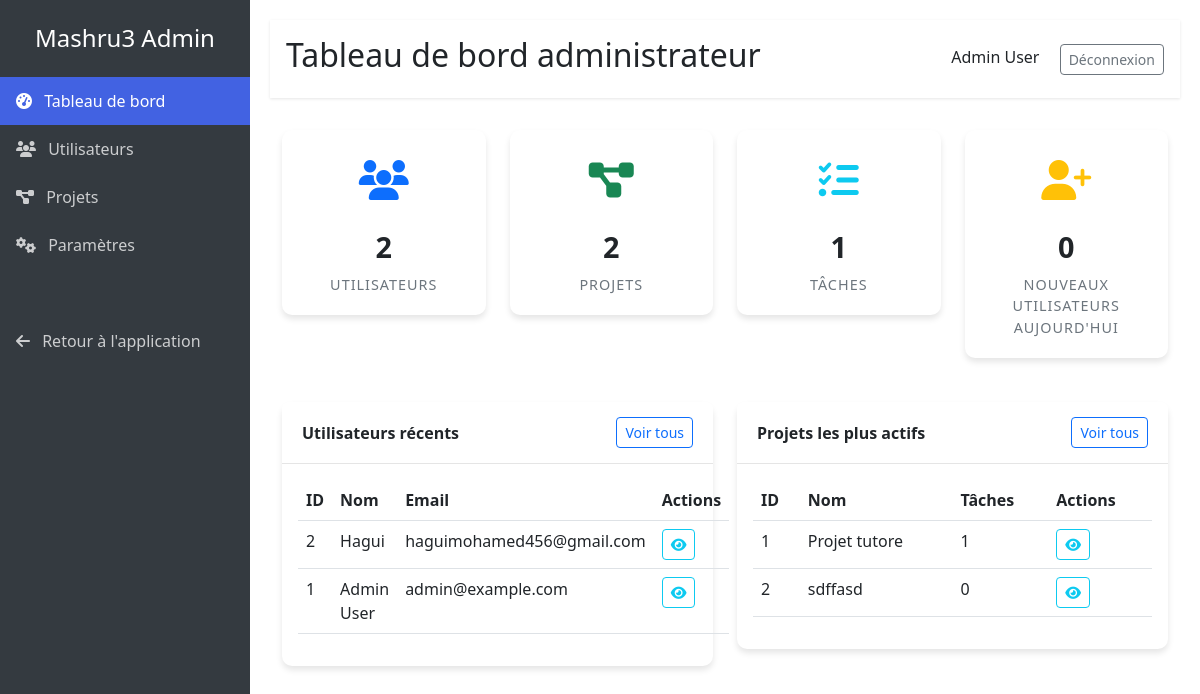
The page /admin (signed in) on the database its author committed.
### app.py (models this page shows)
class User(db.Model):
    user_id = db.Column(db.Integer, primary_key=True)
    name = db.Column(db.String(255), nullable=False)
    image = db.Column(db.String(255))
    password = db.Column(db.String(255), nullable=False)
    email = db.Column(db.String(255), unique=True, nullable=False)
    is_admin = db.Column(db.Boolean, default=False)
    created_at = db.Column(db.DATE, server_default=db.func.current_date())  # Add created_at field

class Project(db.Model):
    project_id = db.Column(db.Integer, primary_key=True)
    name = db.Column(db.String(255), nullable=False)
    description = db.Column(db.Text)
    image = db.Column(db.String(255))
    start_date = db.Column(db.DATE, nullable=True)
    end_date = db.Column(db.DATE, nullable=True)
    finished_date = db.Column(db.DATE, nullable=True)
    created_at = db.Column(db.DATE, server_default=db.func.current_date())

### app.py (the view)
@app.route('/admin')
def admin_dashboard():
    if 'user_id' not in session:
        return redirect(url_for('connexion'))
    user = db.session.get(User, session['user_id'])
    if not user or not user.is_admin:
        return redirect(url_for('dashboard'))
    total_users = User.query.count()
    total_projects = Project.query.count()
    total_tasks = Task.query.count()
    try:
        new_users_today = User.query.filter(User.created_at >= date.today()).count()
    except:
        new_users_today = 0  # Fallback if created_at isn't available on some users
    recent_users = User.query.order_by(User.user_id.desc()).limit(5).all()
    project_stats = db.session.query(
        Project.project_id,
        Project.name,
        db.func.count(Task.task_id).label('task_count')
    ).join(Task, Task.project_id == Project.project_id, isouter=True).group_by(
        Project.project_id, Project.name
    ).order_by(db.desc('task_count')).limit(5).all()
    return render_template(
        'admin/dashboard.html',
        total_users=total_users,
        total_projects=total_projects,
        total_tasks=total_tasks,
        new_users_today=new_users_today,
        recent_users=recent_users,
        project_stats=project_stats
    )

### app.py (called while the page is built)
@app.context_processor
def inject_quote():
    return {'quote': random.choice(COLLABORATION_QUOTES) if 'COLLABORATION_QUOTES' in globals() else None}

@app.context_processor
def inject_user_data():
    if 'user_id' in session:
        user = db.session.get(User, session['user_id'])
        if user:
            return {
                'user_first_name': user.name,
                'user_image': user.image,
                'is_admin': user.is_admin  # Add admin status here
            }
    return {'user_first_name': None, 'user_image': None, 'is_admin': False}

@app.context_processor
def inject_notifications_data():
    if 'user_id' in session:
        unread_count = Notification.query.filter_by(
            recipient_id=session['user_id'],
            is_read=False
        ).count()
        return {'notification_count': unread_count}
    return {'notification_count': 0}

### templates/admin/dashboard.html (shortened to what this page needs)
{% extends 'admin/base.html' %}
{% block page_title %}Tableau de bord administrateur{% endblock %}
{% block content %}
<div class="container-fluid">
    <div class="row mb-4">
        <div class="col-md-3">
            <div class="stat-card text-center">
                <div class="stat-icon text-primary">
                    <i class="fas fa-users"></i>
                </div>
                <div class="stat-number">{{ total_users }}</div>
                <div class="stat-title">Utilisateurs</div>
            </div>
        </div>
        <div class="col-md-3">
            <div class="stat-card text-center">
                <div class="stat-icon text-success">
                    <i class="fas fa-project-diagram"></i>
                </div>
                <div class="stat-number">{{ total_projects }}</div>
                <div class="stat-title">Projets</div>
            </div>
        </div>
        <div class="col-md-3">
            <div class="stat-card text-center">
                <div class="stat-icon text-info">
                    <i class="fas fa-tasks"></i>
                </div>
                <div class="stat-number">{{ total_tasks }}</div>
                <div class="stat-title">Tâches</div>
            </div>
        </div>
        <div class="col-md-3">
            <div class="stat-card text-center">
                <div class="stat-icon text-warning">
                    <i class="fas fa-user-plus"></i>
                </div>
                <div class="stat-number">{{ new_users_today }}</div>
                <div class="stat-title">Nouveaux utilisateurs aujourd'hui</div>
            </div>
        </div>
    </div>
    <div class="row">
        <div class="col-md-6">
            <div class="card">
                <div class="card-header d-flex justify-content-between align-items-center">
                    <span>Utilisateurs récents</span>
                    <a href="{{ url_for('admin_users') }}" class="btn btn-sm btn-outline-primary">Voir tous</a>
                </div>
                <div class="card-body">
                    <table class="table table-hover">
                        <thead>
                            <tr>
                                <th>ID</th>
                                <th>Nom</th>
                                <th>Email</th>
                                <th>Actions</th>
                            </tr>
                        </thead>
                        <tbody>
                            {% for user in recent_users %}
                            <tr>
                                <td>{{ user.user_id }}</td>
                                <td>{{ user.name }}</td>
                                <td>{{ user.email }}</td>
                                <td>
                                    <a href="{{ url_for('admin_user_details', user_id=user.user_id) }}" class="btn btn-sm btn-outline-info">
                                        <i class="fas fa-eye"></i>
                                    </a>
                                </td>
                            </tr>
                            {% else %}
                            <tr>
                                <td colspan="4" class="text-center">Aucun utilisateur trouvé</td>
                            </tr>
                            {% endfor %}
                        </tbody>
                    </table>
                </div>
            </div>
        </div>
        <div class="col-md-6">
            <div class="card">
                <div class="card-header d-flex justify-content-between align-items-center">
                    <span>Projets les plus actifs</span>
                    <a href="{{ url_for('admin_projects') }}" class="btn btn-sm btn-outline-primary">Voir tous</a>
                </div>
                <div class="card-body">
                    <table class="table table-hover">
                        <thead>
                            <tr>
                                <th>ID</th>
                                <th>Nom</th>
                                <th>Tâches</th>
                                <th>Actions</th>
                            </tr>
                        </thead>
                        <tbody>
                            {% for project in project_stats %}
                            <tr>
                                <td>{{ project.project_id }}</td>
                                <td>{{ project.name }}</td>
                                <td>{{ project.task_count }}</td>
                                <td>
                                    <a href="{{ url_for('admin_project_details', project_id=project.project_id) }}" class="btn btn-sm btn-outline-info">
                                        <i class="fas fa-eye"></i>
                                    </a>
                                </td>
                            </tr>
                            {% else %}
                            <tr>
                                <td colspan="4" class="text-center">Aucun projet trouvé</td>
                            </tr>
                            {% endfor %}
                        </tbody>
                    </table>
                </div>
            </div>
        </div>
    </div>
</div>
{% endblock %}

### templates/admin/base.html (shortened to what this page needs)
<!DOCTYPE html>
<html lang="fr">
<head>
    <link href="https://cdn.jsdelivr.net/npm/bootstrap@5.2.3/dist/css/bootstrap.min.css" rel="stylesheet">
    <link rel="stylesheet" href="https://cdnjs.cloudflare.com/ajax/libs/font-awesome/6.4.0/css/all.min.css">
</head>
<body>
    <div class="sidebar">
        <div class="d-flex align-items-center justify-content-center py-4">
            <h4 class="m-0">Mashru3 Admin</h4>
        </div>
        <ul class="nav flex-column">
            <li class="nav-item">
                <a href="{{ url_for('admin_dashboard') }}" class="nav-link {% if request.path == url_for('admin_dashboard') %}active{% endif %}">
                    <i class="fas fa-tachometer-alt me-2"></i> Tableau de bord
                </a>
            </li>
            <li class="nav-item">
                <a href="{{ url_for('admin_users') }}" class="nav-link {% if request.path == url_for('admin_users') %}active{% endif %}">
                    <i class="fas fa-users me-2"></i> Utilisateurs
                </a>
            </li>
            <li class="nav-item">
                <a href="{{ url_for('admin_projects') }}" class="nav-link {% if request.path == url_for('admin_projects') %}active{% endif %}">
                    <i class="fas fa-project-diagram me-2"></i> Projets
                </a>
            </li>
            <li class="nav-item">
                <a href="{{ url_for('admin_settings') }}" class="nav-link {% if request.path == url_for('admin_settings') %}active{% endif %}">
                    <i class="fas fa-cogs me-2"></i> Paramètres
                </a>
            </li>
            <li class="nav-item mt-5">
                <a href="{{ url_for('dashboard') }}" class="nav-link">
                    <i class="fas fa-arrow-left me-2"></i> Retour à l'application
                </a>
            </li>
        </ul>
    </div>
    <div class="main-content">
        <div class="header">
            <div class="d-flex justify-content-between align-items-center">
                <h2>{% block page_title %}Administration{% endblock %}</h2>
                <div>
                    <span class="me-3">{{ user_first_name }}</span>
                    <form action="{{ url_for('deconnexion') }}" method="POST" style="display: inline;">
                        <button type="submit" class="btn btn-outline-secondary btn-sm">Déconnexion</button>
                    </form>
                </div>
            </div>
        </div>
        <div class="content">
            {% block content %}{% endblock %}
        </div>
    </div>
</body>
</html>

### templates/admin/base.html (style rules this page uses)
:root { --primary: #4262e2; --secondary: #6c757d; --success: #28a745; --danger: #dc3545; --warning: #ffc107; --info: #17a2b8; --light: #f8f9fa; --dark: #343a40; --sidebar-width: 250px; }
body { min-height: 100vh; display: flex; }
.sidebar { width: var(--sidebar-width); background-color: var(--dark); color: white; min-height: 100vh; position: fixed; top: 0; left: 0; z-index: 1000; }
.sidebar .nav-link { color: rgba(255, 255, 255, 0.75); padding: 0.75rem 1rem; transition: all 0.2s ease; }
.sidebar .nav-link.active { color: white; background-color: var(--primary); }
.main-content { width: calc(100% - var(--sidebar-width)); margin-left: var(--sidebar-width); padding: 20px; }
.header { background-color: white; box-shadow: 0 1px 3px rgba(0,0,0,0.1); padding: 1rem; margin-bottom: 2rem; }
.card { border: none; border-radius: 10px; box-shadow: 0 4px 6px rgba(0, 0, 0, 0.1); margin-bottom: 20px; }
.card-header { background-color: white; border-bottom: 1px solid rgba(0,0,0,0.1); font-weight: bold; padding: 15px 20px; }
.stat-card { background-color: white; border-radius: 10px; box-shadow: 0 4px 6px rgba(0,0,0,0.1); padding: 20px; margin-bottom: 20px; transition: transform 0.2s ease; }
.stat-icon { font-size: 2.5rem; margin-bottom: 15px; }
.stat-number { font-size: 1.8rem; font-weight: bold; margin-bottom: 5px; }
.stat-title { color: var(--secondary); font-size: 0.9rem; text-transform: uppercase; letter-spacing: 1px; }

### rows shown on the page
User: name "Admin User", user_id "1", email "admin@example.com"
User: user_id "2", name "Hagui", email "haguimohamed456@gmail.com"
Project: project_id "1", name "Projet tutore", task_count "1"
Project: project_id "2", name "sdffasd", task_count "0"

### other values the page prints
{{ total_users }} "2"
{{ total_projects }} "2"
{{ total_tasks }} "1"
{{ new_users_today }} "0"
